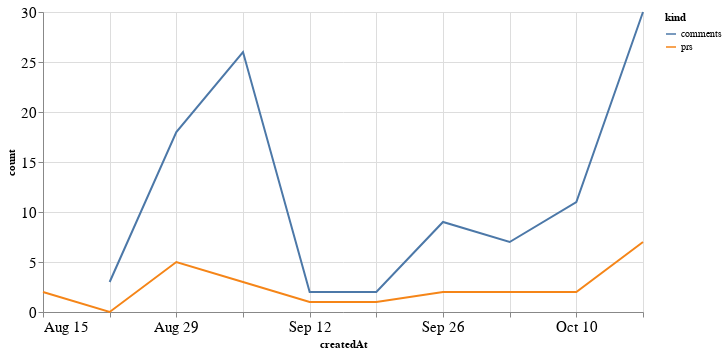

Notebook source saved alongside this figure:
### Code cell
alt.Chart(total_time, width=600).mark_line().encode(
    x='createdAt',
    y='count',
    color='kind'
)

### Figure 1 — Vega-Lite specification as saved in the notebook (floating-point values rounded to 4 significant figures)
{"config": {"axisLeft": {"labelFontSize": 15}, "axisBottom": {"labelFontSize": 15}}, "data": {"name": "data-16bd2bb96334478f2c691a728593cc18"}, "mark": "line", "encoding": {"color": {"type": "nominal", "field": "kind"}, "x": {"type": "temporal", "field": "createdAt"}, "y": {"type": "quantitative", "field": "count"}}, "width": 600, "$schema": "https://vega.github.io/schema/vega-lite/v4.8.1.json", "datasets": {"data-16bd2bb96334478f2c691a728593cc18": [{"createdAt": "2021-08-15T00:00:00", "kind": "prs", "count": 2.0}, {"createdAt": "2021-08-22T00:00:00", "kind": "prs", "count": 0.0}, {"createdAt": "2021-08-29T00:00:00", "kind": "prs", "count": 5.0}, {"createdAt": "2021-09-05T00:00:00", "kind": "prs", "count": 3.0}, {"createdAt": "2021-09-12T00:00:00", "kind": "prs", "count": 1.0}, {"createdAt": "2021-09-19T00:00:00", "kind": "prs", "count": 1.0}, {"createdAt": "2021-09-26T00:00:00", "kind": "prs", "count": 2.0}, {"createdAt": "2021-10-03T00:00:00", "kind": "prs", "count": 2.0}, {"createdAt": "2021-10-10T00:00:00", "kind": "prs", "count": 2.0}, {"createdAt": "2021-10-17T00:00:00", "kind": "prs", "count": 7.0}, {"createdAt": "2021-08-15T00:00:00", "kind": "comments", "count": null}, {"createdAt": "2021-08-22T00:00:00", "kind": "comments", "count": 3.0}, {"createdAt": "2021-08-29T00:00:00", "kind": "comments", "count": 18.0}, {"createdAt": "2021-09-05T00:00:00", "kind": "comments", "count": 26.0}, {"createdAt": "2021-09-12T00:00:00", "kind": "comments", "count": 2.0}, {"createdAt": "2021-09-19T00:00:00", "kind": "comments", "count": 2.0}, {"createdAt": "2021-09-26T00:00:00", "kind": "comments", "count": 9.0}, {"createdAt": "2021-10-03T00:00:00", "kind": "comments", "count": 7.0}, {"createdAt": "2021-10-10T00:00:00", "kind": "comments", "count": 11.0}, {"createdAt": "2021-10-17T00:00:00", "kind": "comments", "count": 30.0}]}}
